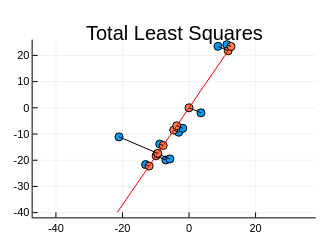

Notebook source saved alongside this figure:
### Markdown cell above
The total least squares problem by contrast considers both $x_1$ and $x_2$ to be in error:<br>
$\qquad$ We again assume that the data should fall on a line $\alpha x_1 + \beta x_2 = 0$,<br>
$\qquad$ (the data are assumed to have mean 0)<br>
$\qquad$ we want to change $x_1$ and $x_2$ as little as possible so that the resulting estimated values fall on a line.

A formulation of this problem leads to the SVD of the matrix $A = \left( x_1 \; x_2 \right)$<br>
$\qquad$ where $A = U \Sigma V^T$, where the direction vector $\begin{pmatrix}\alpha \\ \beta \end{pmatrix} = v_1$, the first column of the $V$ matrix.

### Code cell
dataSVD = svd(data)
q_1     = dataSVD.V[:,1]

slope   = q_1[2]/q_1[1]
f(x)    = slope*x                        # the line (passes through the origin since the data are demeaned)

projections = [ p * q_1 for p in (data * q_1) ]  # (v ⋅ q₁) q₁

scatter( (data[:,1],data[:,2]), aspect_ratio=:equal, label=:none, size=(300,250), title="Total Least Squares" )
for i in 1:10
    scatter!( (projections[i][1], projections[i][2]), label=:none, color="coral")
    plot!(([x_1[i], projections[i][1]], [x_2[i], projections[i][2]]), label=:none, color="black")
end
plot!([min_x_1; max_x_1], [f(min_x_1); f(max_x_1)], arrow = false, color="red", lw=1, label=:none)

### Figure 1 — Plotly figure (JSON) as saved in the notebook; plotly's stock layout.template omitted (floating-point values rounded to 4 significant figures)
{"data": [{"colorbar": {"len": 0.8463, "title": "", "x": 0.9869, "y": 0.4833}, "legendgroup": "", "marker": {"color": "rgba(0, 154, 250, 1.000)", "line": {"color": "rgba(0, 0, 0, 1.000)", "width": 1}, "size": 8, "symbol": "circle"}, "mode": "markers", "name": "", "showlegend": false, "type": "scatter", "x": [-6.961, 8.688, -3.088, -5.745, 3.588, -13.05, -1.877, -21.03, 11.37, -8.793], "xaxis": "x", "y": [-19.91, 23.45, -9.334, -19.5, -1.909, -21.65, -7.819, -11.09, 24.1, -13.82], "yaxis": "y"}, {"colorbar": {"len": 0.8463, "title": "", "x": 0.9869, "y": 0.4833}, "legendgroup": "", "marker": {"color": "rgba(255, 127, 80, 1.000)", "line": {"color": "rgba(0, 0, 0, 1.000)", "width": 1}, "size": 8, "symbol": "circle"}, "mode": "markers", "name": "", "showlegend": false, "type": "scatter", "x": [-9.893], "xaxis": "x", "y": [-18.32], "yaxis": "y"}, {"colorbar": {"len": 0.8463, "title": "", "x": 0.9869, "y": 0.4833}, "legendgroup": "", "line": {"color": "rgba(0, 0, 0, 1.000)", "dash": "solid", "shape": "linear", "width": 1}, "mode": "lines", "name": "", "showlegend": false, "type": "scatter", "x": [-6.961, -9.893], "xaxis": "x", "y": [-19.91, -18.32], "yaxis": "y"}, {"colorbar": {"len": 0.8463, "title": "", "x": 0.9869, "y": 0.4833}, "legendgroup": "", "marker": {"color": "rgba(255, 127, 80, 1.000)", "line": {"color": "rgba(0, 0, 0, 1.000)", "width": 1}, "size": 8, "symbol": "circle"}, "mode": "markers", "name": "", "showlegend": false, "type": "scatter", "x": [11.77], "xaxis": "x", "y": [21.79], "yaxis": "y"}, {"colorbar": {"len": 0.8463, "title": "", "x": 0.9869, "y": 0.4833}, "legendgroup": "", "line": {"color": "rgba(0, 0, 0, 1.000)", "dash": "solid", "shape": "linear", "width": 1}, "mode": "lines", "name": "", "showlegend": false, "type": "scatter", "x": [8.688, 11.77], "xaxis": "x", "y": [23.45, 21.79], "yaxis": "y"}, {"colorbar": {"len": 0.8463, "title": "", "x": 0.9869, "y": 0.4833}, "legendgroup": "", "marker": {"color": "rgba(255, 127, 80, 1.000)", "line": {"color": "rgba(0, 0, 0, 1.000)", "width": 1}, "size": 8, "symbol": "circle"}, "mode": "markers", "name": "", "showlegend": false, "type": "scatter", "x": [-4.599], "xaxis": "x", "y": [-8.518], "yaxis": "y"}, {"colorbar": {"len": 0.8463, "title": "", "x": 0.9869, "y": 0.4833}, "legendgroup": "", "line": {"color": "rgba(0, 0, 0, 1.000)", "dash": "solid", "shape": "linear", "width": 1}, "mode": "lines", "name": "", "showlegend": false, "type": "scatter", "x": [-3.088, -4.599], "xaxis": "x", "y": [-9.334, -8.518], "yaxis": "y"}, {"colorbar": {"len": 0.8463, "title": "", "x": 0.9869, "y": 0.4833}, "legendgroup": "", "marker": {"color": "rgba(255, 127, 80, 1.000)", "line": {"color": "rgba(0, 0, 0, 1.000)", "width": 1}, "size": 8, "symbol": "circle"}, "mode": "markers", "name": "", "showlegend": false, "type": "scatter", "x": [-9.449], "xaxis": "x", "y": [-17.5], "yaxis": "y"}, {"colorbar": {"len": 0.8463, "title": "", "x": 0.9869, "y": 0.4833}, "legendgroup": "", "line": {"color": "rgba(0, 0, 0, 1.000)", "dash": "solid", "shape": "linear", "width": 1}, "mode": "lines", "name": "", "showlegend": false, "type": "scatter", "x": [-5.745, -9.449], "xaxis": "x", "y": [-19.5, -17.5], "yaxis": "y"}, {"colorbar": {"len": 0.8463, "title": "", "x": 0.9869, "y": 0.4833}, "legendgroup": "", "marker": {"color": "rgba(255, 127, 80, 1.000)", "line": {"color": "rgba(0, 0, 0, 1.000)", "width": 1}, "size": 8, "symbol": "circle"}, "mode": "markers", "name": "", "showlegend": false, "type": "scatter", "x": [0.01182], "xaxis": "x", "y": [0.0219], "yaxis": "y"}, {"colorbar": {"len": 0.8463, "title": "", "x": 0.9869, "y": 0.4833}, "legendgroup": "", "line": {"color": "rgba(0, 0, 0, 1.000)", "dash": "solid", "shape": "linear", "width": 1}, "mode": "lines", "name": "", "showlegend": false, "type": "scatter", "x": [3.588, 0.01182], "xaxis": "x", "y": [-1.909, 0.0219], "yaxis": "y"}, {"colorbar": {"len": 0.8463, "title": "", "x": 0.9869, "y": 0.4833}, "legendgroup": "", "marker": {"color": "rgba(255, 127, 80, 1.000)", "line": {"color": "rgba(0, 0, 0, 1.000)", "width": 1}, "size": 8, "symbol": "circle"}, "mode": "markers", "name": "", "showlegend": false, "type": "scatter", "x": [-12.0], "xaxis": "x", "y": [-22.22], "yaxis": "y"}, {"colorbar": {"len": 0.8463, "title": "", "x": 0.9869, "y": 0.4833}, "legendgroup": "", "line": {"color": "rgba(0, 0, 0, 1.000)", "dash": "solid", "shape": "linear", "width": 1}, "mode": "lines", "name": "", "showlegend": false, "type": "scatter", "x": [-13.05, -12.0], "xaxis": "x", "y": [-21.65, -22.22], "yaxis": "y"}, {"colorbar": {"len": 0.8463, "title": "", "x": 0.9869, "y": 0.4833}, "legendgroup": "", "marker": {"color": "rgba(255, 127, 80, 1.000)", "line": {"color": "rgba(0, 0, 0, 1.000)", "width": 1}, "size": 8, "symbol": "circle"}, "mode": "markers", "name": "", "showlegend": false, "type": "scatter", "x": [-3.692], "xaxis": "x", "y": [-6.839], "yaxis": "y"}, {"colorbar": {"len": 0.8463, "title": "", "x": 0.9869, "y": 0.4833}, "legendgroup": "", "line": {"color": "rgba(0, 0, 0, 1.000)", "dash": "solid", "shape": "linear", "width": 1}, "mode": "lines", "name": "", "showlegend": false, "type": "scatter", "x": [-1.877, -3.692], "xaxis": "x", "y": [-7.819, -6.839], "yaxis": "y"}, {"colorbar": {"len": 0.8463, "title": "", "x": 0.9869, "y": 0.4833}, "legendgroup": "", "marker": {"color": "rgba(255, 127, 80, 1.000)", "line": {"color": "rgba(0, 0, 0, 1.000)", "width": 1}, "size": 8, "symbol": "circle"}, "mode": "markers", "name": "", "showlegend": false, "type": "scatter", "x": [-9.383], "xaxis": "x", "y": [-17.38], "yaxis": "y"}, {"colorbar": {"len": 0.8463, "title": "", "x": 0.9869, "y": 0.4833}, "legendgroup": "", "line": {"color": "rgba(0, 0, 0, 1.000)", "dash": "solid", "shape": "linear", "width": 1}, "mode": "lines", "name": "", "showlegend": false, "type": "scatter", "x": [-21.03, -9.383], "xaxis": "x", "y": [-11.09, -17.38], "yaxis": "y"}, {"colorbar": {"len": 0.8463, "title": "", "x": 0.9869, "y": 0.4833}, "legendgroup": "", "marker": {"color": "rgba(255, 127, 80, 1.000)", "line": {"color": "rgba(0, 0, 0, 1.000)", "width": 1}, "size": 8, "symbol": "circle"}, "mode": "markers", "name": "", "showlegend": false, "type": "scatter", "x": [12.64], "xaxis": "x", "y": [23.41], "yaxis": "y"}, {"colorbar": {"len": 0.8463, "title": "", "x": 0.9869, "y": 0.4833}, "legendgroup": "", "line": {"color": "rgba(0, 0, 0, 1.000)", "dash": "solid", "shape": "linear", "width": 1}, "mode": "lines", "name": "", "showlegend": false, "type": "scatter", "x": [11.37, 12.64], "xaxis": "x", "y": [24.1, 23.41], "yaxis": "y"}, {"colorbar": {"len": 0.8463, "title": "", "x": 0.9869, "y": 0.4833}, "legendgroup": "", "marker": {"color": "rgba(255, 127, 80, 1.000)", "line": {"color": "rgba(0, 0, 0, 1.000)", "width": 1}, "size": 8, "symbol": "circle"}, "mode": "markers", "name": "", "showlegend": false, "type": "scatter", "x": [-7.762], "xaxis": "x", "y": [-14.38], "yaxis": "y"}, {"colorbar": {"len": 0.8463, "title": "", "x": 0.9869, "y": 0.4833}, "legendgroup": "", "line": {"color": "rgba(0, 0, 0, 1.000)", "dash": "solid", "shape": "linear", "width": 1}, "mode": "lines", "name": "", "showlegend": false, "type": "scatter", "x": [-8.793, -7.762], "xaxis": "x", "y": [-13.82, -14.38], "yaxis": "y"}, {"colorbar": {"len": 0.8463, "title": "", "x": 0.9869, "y": 0.4833}, "legendgroup": "", "line": {"color": "rgba(255, 0, 0, 1.000)", "dash": "solid", "shape": "linear", "width": 1}, "mode": "lines", "name": "", "showlegend": false, "type": "scatter", "x": [-21.53, 11.87], "xaxis": "x", "y": [-39.88, 21.98], "yaxis": "y"}], "layout": {"annotations": [{"font": {"color": "rgba(0, 0, 0, 1.000)", "family": "sans-serif", "size": 20}, "rotation": 0, "showarrow": false, "text": "Total Least Squares", "x": 0.5444, "xanchor": "center", "xref": "paper", "y": 1, "yanchor": "top", "yref": "paper"}], "height": 250, "legend": {"bgcolor": "rgba(255, 255, 255, 1.000)", "bordercolor": "rgba(0, 0, 0, 1.000)", "borderwidth": 1, "font": {"color": "rgba(0, 0, 0, 1.000)", "family": "sans-serif", "size": 11}, "title": {"font": {"color": "rgba(0, 0, 0, 1.000)", "family": "sans-serif", "size": 15}, "text": ""}, "tracegroupgap": 0, "traceorder": "normal", "x": 1, "xanchor": "auto", "y": 1, "yanchor": "auto"}, "margin": {"b": 20, "l": 0, "r": 0, "t": 20}, "paper_bgcolor": "rgba(255, 255, 255, 1.000)", "plot_bgcolor": "rgba(255, 255, 255, 1.000)", "showlegend": true, "width": 300, "xaxis": {"anchor": "y", "domain": [0.102, 0.9869], "gridcolor": "rgba(0, 0, 0, 0.100)", "gridwidth": 0.5, "linecolor": "rgba(0, 0, 0, 1.000)", "mirror": false, "range": [-46.99, 38.1], "showgrid": true, "showline": true, "showticklabels": true, "tickangle": 0, "tickcolor": "rgb(0, 0, 0)", "tickfont": {"color": "rgba(0, 0, 0, 1.000)", "family": "sans-serif", "size": 11}, "tickmode": "array", "ticks": "inside", "ticktext": ["-40", "-20", "0", "20"], "tickvals": [-40, -20, 0, 20], "title": "", "titlefont": {"color": "rgba(0, 0, 0, 1.000)", "family": "sans-serif", "size": 15}, "type": "-", "visible": true, "zeroline": false, "zerolinecolor": "rgba(0, 0, 0, 1.000)"}, "yaxis": {"anchor": "x", "domain": [0.06019, 0.9065], "gridcolor": "rgba(0, 0, 0, 0.100)", "gridwidth": 0.5, "linecolor": "rgba(0, 0, 0, 1.000)", "mirror": false, "range": [-41.8, 26.02], "showgrid": true, "showline": true, "showticklabels": true, "tickangle": 0, "tickcolor": "rgb(0, 0, 0)", "tickfont": {"color": "rgba(0, 0, 0, 1.000)", "family": "sans-serif", "size": 11}, "tickmode": "array", "ticks": "inside", "ticktext": ["-40", "-30", "-20", "-10", "0", "10", "20"], "tickvals": [-40, -30, -20, -10, 0, 10, 20], "title": "", "titlefont": {"color": "rgba(0, 0, 0, 1.000)", "family": "sans-serif", "size": 15}, "type": "-", "visible": true, "zeroline": false, "zerolinecolor": "rgba(0, 0, 0, 1.000)"}}}
